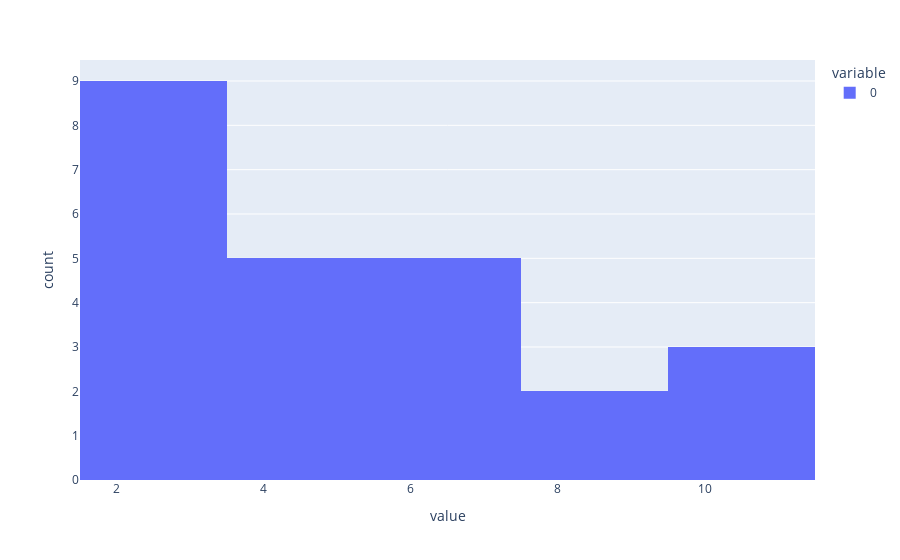

The notebook cell saved with this chart:
### Code cell
x = [5,10,5,5,2,2,5,10,3,7,3,7,7,7,7,10,3,3,5,2,2,2,8,8]
fig = px.histogram(x)
fig.show()

### Figure 1 — Plotly figure (JSON) as saved in the notebook; plotly's stock layout.template omitted (floating-point values rounded to 4 significant figures)
{"data": [{"alignmentgroup": "True", "bingroup": "x", "hovertemplate": "variable=0<br>value=%{x}<br>count=%{y}<extra></extra>", "legendgroup": "0", "marker": {"color": "#636efa", "pattern": {"shape": ""}}, "name": "0", "offsetgroup": "0", "orientation": "v", "showlegend": true, "type": "histogram", "x": [5, 10, 5, 5, 2, 2, 5, 10, 3, 7, 3, 7, 7, 7, 7, 10, 3, 3, 5, 2, 2, 2, 8, 8], "xaxis": "x", "yaxis": "y"}], "layout": {"autosize": true, "barmode": "relative", "legend": {"title": {"text": "variable"}, "tracegroupgap": 0}, "margin": {"t": 60}, "xaxis": {"anchor": "y", "autorange": true, "domain": [0, 1], "range": [1.5, 11.5], "title": {"text": "value"}, "type": "linear"}, "yaxis": {"anchor": "x", "autorange": true, "domain": [0, 1], "range": [0, 9.474], "title": {"text": "count"}}}}
